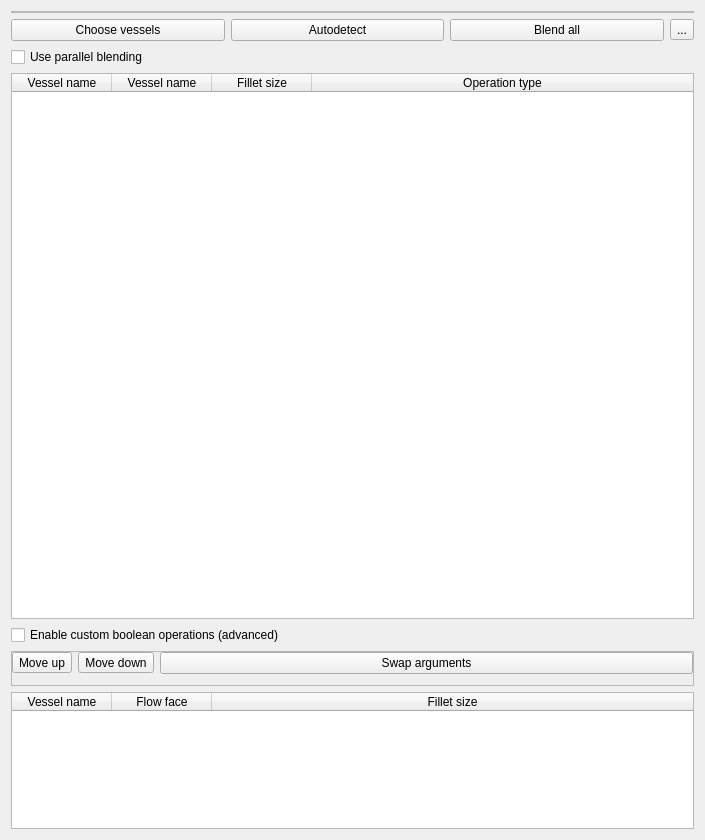
<?xml version="1.0" encoding="UTF-8"?>
<ui version="4.0">
 <class>VesselBlendingWidget</class>
 <widget class="QWidget" name="VesselBlendingWidget">
  <property name="geometry">
   <rect>
    <x>0</x>
    <y>0</y>
    <width>705</width>
    <height>840</height>
   </rect>
  </property>
  <property name="windowTitle">
   <string>Form</string>
  </property>
  <layout class="QVBoxLayout" name="verticalLayout_2">
   <item>
    <widget class="QFrame" name="vesselTreeNameFrame">
     <property name="frameShape">
      <enum>QFrame::StyledPanel</enum>
     </property>
     <property name="frameShadow">
      <enum>QFrame::Raised</enum>
     </property>
     <layout class="QVBoxLayout" name="verticalLayout">
      <property name="spacing">
       <number>0</number>
      </property>
      <property name="leftMargin">
       <number>0</number>
      </property>
      <property name="topMargin">
       <number>0</number>
      </property>
      <property name="rightMargin">
       <number>0</number>
      </property>
      <property name="bottomMargin">
       <number>0</number>
      </property>
      <item>
       <spacer name="verticalSpacer">
        <property name="orientation">
         <enum>Qt::Vertical</enum>
        </property>
        <property name="sizeHint" stdset="0">
         <size>
          <width>0</width>
          <height>0</height>
         </size>
        </property>
       </spacer>
      </item>
     </layout>
    </widget>
   </item>
   <item>
    <layout class="QHBoxLayout" name="horizontalLayout">
     <item>
      <widget class="QPushButton" name="chooseVesselsButton">
       <property name="toolTip">
        <string>Choose which vessels participate in blending</string>
       </property>
       <property name="text">
        <string>Choose vessels</string>
       </property>
      </widget>
     </item>
     <item>
      <widget class="QPushButton" name="autodetectButton">
       <property name="toolTip">
        <string>Detect which vessels are intersecting</string>
       </property>
       <property name="text">
        <string>Autodetect</string>
       </property>
      </widget>
     </item>
     <item>
      <widget class="QPushButton" name="blendButton">
       <property name="toolTip">
        <string>Compute the blended result</string>
       </property>
       <property name="text">
        <string>Blend all</string>
       </property>
       <property name="icon">
        <iconset resource="../../resources/vesselSegmentation.qrc">
         <normaloff>:/vesselSeg/icons/DataManagerIcon_Blend.png</normaloff>:/vesselSeg/icons/DataManagerIcon_Blend.png</iconset>
       </property>
      </widget>
     </item>
     <item>
      <widget class="QToolButton" name="cancelAsyncOpButton">
       <property name="toolTip">
        <string>Cancel a running blending operation</string>
       </property>
       <property name="text">
        <string>...</string>
       </property>
       <property name="icon">
        <iconset resource="../../resources/vesselSegmentation.qrc">
         <normaloff>:/vesselSeg/icons/stop.png</normaloff>:/vesselSeg/icons/stop.png</iconset>
       </property>
      </widget>
     </item>
    </layout>
   </item>
   <item>
    <widget class="QCheckBox" name="useParallelBlendingCheckBox">
     <property name="toolTip">
      <string>Blend the vessels in parallel</string>
     </property>
     <property name="text">
      <string>Use parallel blending</string>
     </property>
    </widget>
   </item>
   <item>
    <widget class="QTableWidget" name="filletSizesTableWidget">
     <property name="sizePolicy">
      <sizepolicy hsizetype="Expanding" vsizetype="Expanding">
       <horstretch>0</horstretch>
       <verstretch>4</verstretch>
      </sizepolicy>
     </property>
     <property name="contextMenuPolicy">
      <enum>Qt::ActionsContextMenu</enum>
     </property>
     <property name="toolTip">
      <string>Change the fillet sizes between the vessels</string>
     </property>
     <property name="alternatingRowColors">
      <bool>true</bool>
     </property>
     <property name="selectionBehavior">
      <enum>QAbstractItemView::SelectRows</enum>
     </property>
     <property name="sortingEnabled">
      <bool>true</bool>
     </property>
     <attribute name="horizontalHeaderShowSortIndicator" stdset="0">
      <bool>true</bool>
     </attribute>
     <attribute name="horizontalHeaderStretchLastSection">
      <bool>true</bool>
     </attribute>
     <attribute name="verticalHeaderVisible">
      <bool>false</bool>
     </attribute>
     <column>
      <property name="text">
       <string>Vessel name</string>
      </property>
     </column>
     <column>
      <property name="text">
       <string>Vessel name</string>
      </property>
     </column>
     <column>
      <property name="text">
       <string>Fillet size</string>
      </property>
     </column>
     <column>
      <property name="text">
       <string>Operation type</string>
      </property>
     </column>
    </widget>
   </item>
   <item>
    <widget class="QCheckBox" name="customBooleansEnabledCheckBox">
     <property name="toolTip">
      <string>Enable custom boolean operations (fuse, cut, common)</string>
     </property>
     <property name="text">
      <string>Enable custom boolean operations (advanced)</string>
     </property>
    </widget>
   </item>
   <item>
    <widget class="QFrame" name="customBooleansFrame">
     <property name="frameShape">
      <enum>QFrame::StyledPanel</enum>
     </property>
     <property name="frameShadow">
      <enum>QFrame::Raised</enum>
     </property>
     <layout class="QHBoxLayout" name="horizontalLayout_3">
      <property name="leftMargin">
       <number>0</number>
      </property>
      <property name="topMargin">
       <number>0</number>
      </property>
      <property name="rightMargin">
       <number>0</number>
      </property>
      <property name="bottomMargin">
       <number>11</number>
      </property>
      <item>
       <widget class="QToolButton" name="moveUpButton">
        <property name="toolTip">
         <string>Move selected rows up</string>
        </property>
        <property name="text">
         <string>Move up</string>
        </property>
        <property name="icon">
         <iconset resource="../../resources/vesselSegmentation.qrc">
          <normaloff>:/vesselSeg/icons/up.png</normaloff>:/vesselSeg/icons/up.png</iconset>
        </property>
        <property name="iconSize">
         <size>
          <width>24</width>
          <height>24</height>
         </size>
        </property>
        <property name="toolButtonStyle">
         <enum>Qt::ToolButtonTextBesideIcon</enum>
        </property>
       </widget>
      </item>
      <item>
       <widget class="QToolButton" name="moveDownButton">
        <property name="toolTip">
         <string>Move selected rows down</string>
        </property>
        <property name="text">
         <string>Move down</string>
        </property>
        <property name="icon">
         <iconset resource="../../resources/vesselSegmentation.qrc">
          <normaloff>:/vesselSeg/icons/down.png</normaloff>:/vesselSeg/icons/down.png</iconset>
        </property>
        <property name="iconSize">
         <size>
          <width>24</width>
          <height>24</height>
         </size>
        </property>
        <property name="toolButtonStyle">
         <enum>Qt::ToolButtonTextBesideIcon</enum>
        </property>
       </widget>
      </item>
      <item>
       <widget class="QPushButton" name="swapArgumentsButton">
        <property name="toolTip">
         <string>Swap the order of arguments of the boolean operations</string>
        </property>
        <property name="text">
         <string>Swap arguments</string>
        </property>
       </widget>
      </item>
     </layout>
    </widget>
   </item>
   <item>
    <widget class="QTableWidget" name="filletSizesTableWidget_2">
     <property name="sizePolicy">
      <sizepolicy hsizetype="Expanding" vsizetype="Expanding">
       <horstretch>0</horstretch>
       <verstretch>1</verstretch>
      </sizepolicy>
     </property>
     <property name="contextMenuPolicy">
      <enum>Qt::ActionsContextMenu</enum>
     </property>
     <property name="toolTip">
      <string>Change the fillet sizes at ends of the vessels</string>
     </property>
     <property name="alternatingRowColors">
      <bool>true</bool>
     </property>
     <property name="selectionBehavior">
      <enum>QAbstractItemView::SelectRows</enum>
     </property>
     <property name="sortingEnabled">
      <bool>true</bool>
     </property>
     <attribute name="horizontalHeaderShowSortIndicator" stdset="0">
      <bool>true</bool>
     </attribute>
     <attribute name="horizontalHeaderStretchLastSection">
      <bool>true</bool>
     </attribute>
     <attribute name="verticalHeaderVisible">
      <bool>false</bool>
     </attribute>
     <column>
      <property name="text">
       <string>Vessel name</string>
      </property>
     </column>
     <column>
      <property name="text">
       <string>Flow face</string>
      </property>
     </column>
     <column>
      <property name="text">
       <string>Fillet size</string>
      </property>
     </column>
    </widget>
   </item>
  </layout>
  <action name="actionPreview">
   <property name="text">
    <string>Preview</string>
   </property>
   <property name="toolTip">
    <string>Preview the blend on selected items</string>
   </property>
  </action>
  <action name="actionShow">
   <property name="icon">
    <iconset resource="../../resources/vesselSegmentation.qrc">
     <normaloff>:/vesselSeg/icons/vis_on.png</normaloff>:/vesselSeg/icons/vis_on.png</iconset>
   </property>
   <property name="text">
    <string>Show</string>
   </property>
   <property name="toolTip">
    <string>Show selected shapes</string>
   </property>
  </action>
  <action name="actionHide">
   <property name="icon">
    <iconset resource="../../resources/vesselSegmentation.qrc">
     <normaloff>:/vesselSeg/icons/vis_off.png</normaloff>:/vesselSeg/icons/vis_off.png</iconset>
   </property>
   <property name="text">
    <string>Hide</string>
   </property>
   <property name="toolTip">
    <string>Hide selected shapes</string>
   </property>
  </action>
  <action name="actionShow_all">
   <property name="icon">
    <iconset resource="../../resources/vesselSegmentation.qrc">
     <normaloff>:/vesselSeg/icons/vis_on.png</normaloff>:/vesselSeg/icons/vis_on.png</iconset>
   </property>
   <property name="text">
    <string>Show all</string>
   </property>
   <property name="toolTip">
    <string>Show all shapes</string>
   </property>
  </action>
  <action name="actionHide_all">
   <property name="icon">
    <iconset resource="../../resources/vesselSegmentation.qrc">
     <normaloff>:/vesselSeg/icons/vis_off.png</normaloff>:/vesselSeg/icons/vis_off.png</iconset>
   </property>
   <property name="text">
    <string>Hide all</string>
   </property>
   <property name="toolTip">
    <string>Hide all shapes</string>
   </property>
  </action>
  <action name="actionShow_only">
   <property name="icon">
    <iconset resource="../../resources/vesselSegmentation.qrc">
     <normaloff>:/vesselSeg/icons/vis_on.png</normaloff>:/vesselSeg/icons/vis_on.png</iconset>
   </property>
   <property name="text">
    <string>Show only</string>
   </property>
  </action>
  <action name="actionRedo_preview">
   <property name="text">
    <string>Redo preview</string>
   </property>
   <property name="toolTip">
    <string>Preview blend result for the vessels used for previous preview.</string>
   </property>
  </action>
  <action name="actionShow_blend">
   <property name="checkable">
    <bool>true</bool>
   </property>
   <property name="icon">
    <iconset resource="../../resources/vesselSegmentation.qrc">
     <normaloff>:/vesselSeg/icons/vis_on.png</normaloff>
     <normalon>:/vesselSeg/icons/vis_off.png</normalon>:/vesselSeg/icons/vis_on.png</iconset>
   </property>
   <property name="text">
    <string>Toggle blend result visibility</string>
   </property>
   <property name="toolTip">
    <string>Toggle blend result visibility</string>
   </property>
  </action>
 </widget>
 <tabstops>
  <tabstop>chooseVesselsButton</tabstop>
  <tabstop>autodetectButton</tabstop>
  <tabstop>blendButton</tabstop>
  <tabstop>cancelAsyncOpButton</tabstop>
  <tabstop>useParallelBlendingCheckBox</tabstop>
  <tabstop>filletSizesTableWidget</tabstop>
  <tabstop>customBooleansEnabledCheckBox</tabstop>
  <tabstop>moveUpButton</tabstop>
  <tabstop>moveDownButton</tabstop>
  <tabstop>swapArgumentsButton</tabstop>
  <tabstop>filletSizesTableWidget_2</tabstop>
 </tabstops>
 <resources>
  <include location="../../resources/vesselSegmentation.qrc"/>
 </resources>
 <connections/>
</ui>
